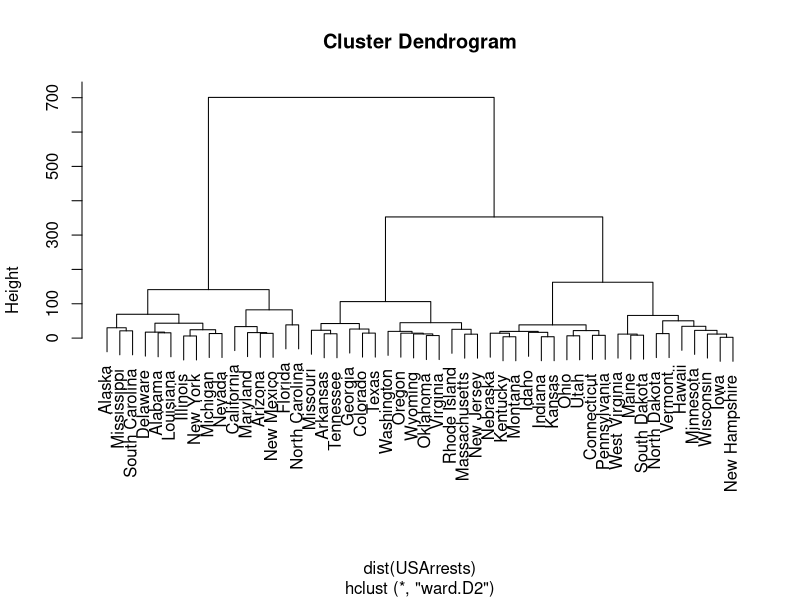
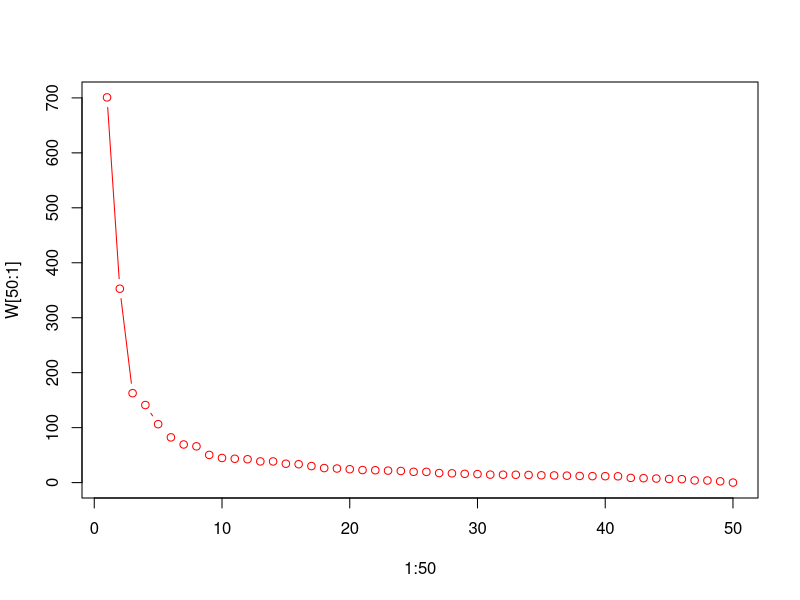
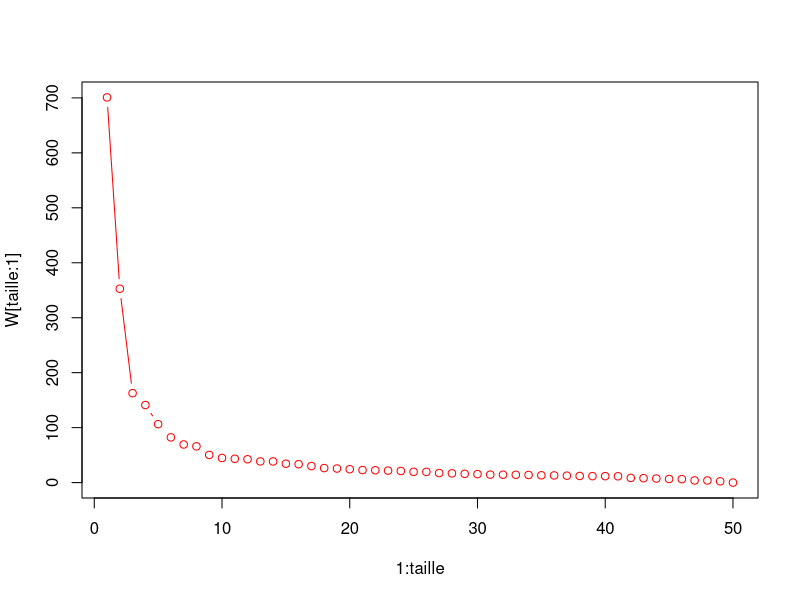

Reproduce these figures in R, in order.
## ---- chunk 1
knitr::opts_chunk$set(echo = TRUE)
## ---- chunk 2
data("USArrests")
str(USArrests)
## ---- chunk 3
resCAH = hclust(dist(USArrests), method="ward.D2") # CAH avec Ward
plot(resCAH)
## ---- chunk 4
K = 3
cl_cah = cutree(resCAH, K)
cl_cah
## ---- chunk 5
table(cl_cah) # 1) parler de la taille des clusters
## ---- chunk 6
mu = matrix(0, K, dim(USArrests)[2])
for(k in 1:K) {
mu[k, ] = colMeans(USArrests[cl_cah==k,])
}
colnames(mu) = colnames(USArrests)
print(mu)
## ---- chunk 7
resCAH$height
## ---- chunk 8
W = c(0, resCAH$height)
plot(1:50, W[50:1], type = "b", col = "red")
## ---- chunk 9
plotCAH <- function(res) {
  W = c(0, resCAH$height)
  taille = length(W)
  plot(1:taille, W[taille:1], type="b", col="red")
}
plotCAH(resCAH)
